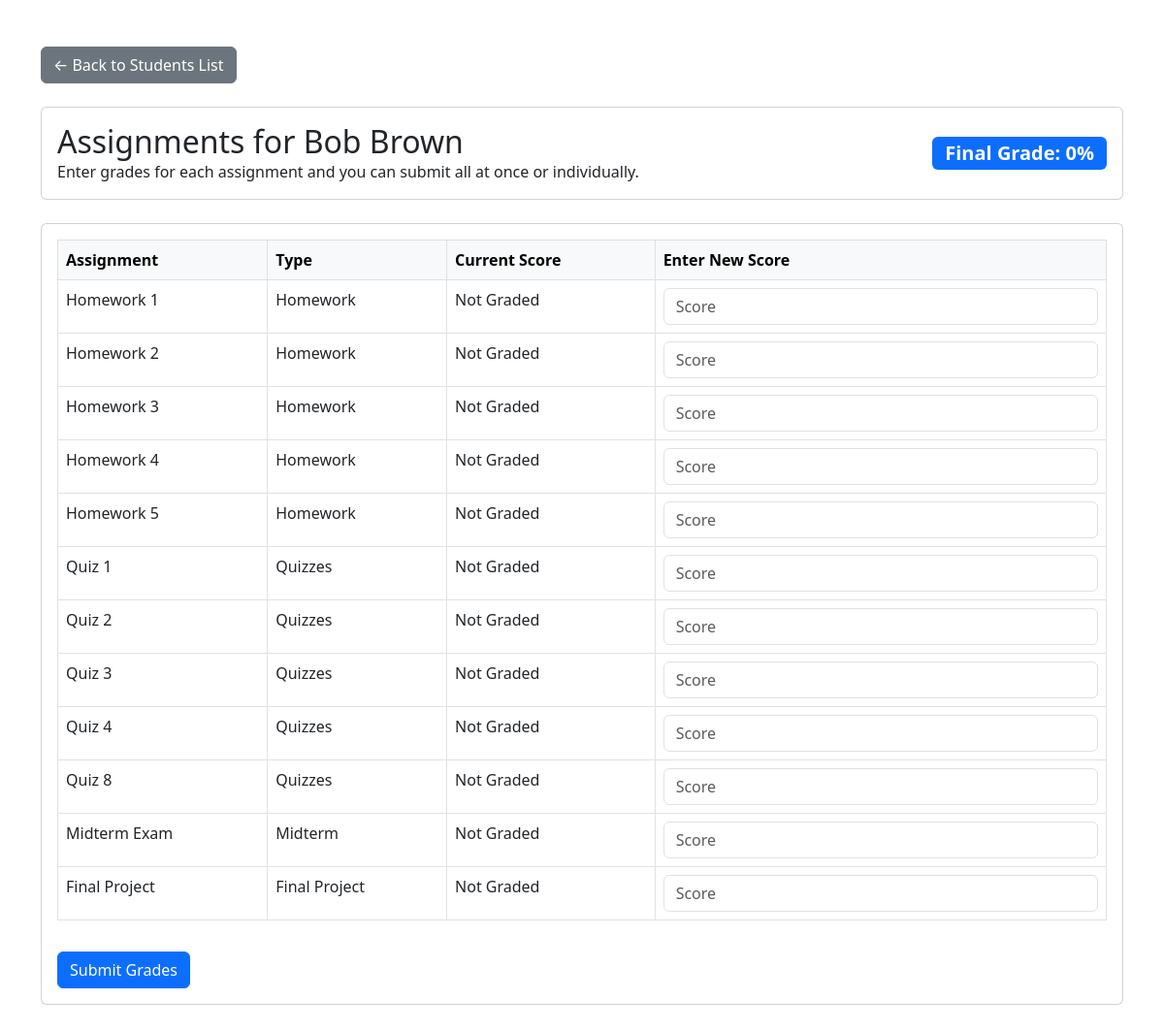
The page /student_assignments.php?student_id=4 (signed in) on the database its author committed.
### tables this page shows
CREATE TABLE IF NOT EXISTS Students (
    student_id INT PRIMARY KEY AUTO_INCREMENT,
    first_name VARCHAR(50) NOT NULL,
    last_name VARCHAR(50) NOT NULL,
    email VARCHAR(100) UNIQUE NOT NULL,
    password_hash VARBINARY(255) NOT NULL,  
    created_at TIMESTAMP DEFAULT CURRENT_TIMESTAMP
);

CREATE TABLE IF NOT EXISTS Assignments (
    assignment_id INT PRIMARY KEY AUTO_INCREMENT,
    assignment_type_id INT,
    teacher_id INT,  
    name VARCHAR(50) NOT NULL,
    max_score DECIMAL(5, 2) DEFAULT 100,
    due_date DATE NOT NULL,  
    creation_date TIMESTAMP DEFAULT CURRENT_TIMESTAMP,  
    FOREIGN KEY (assignment_type_id) REFERENCES AssignmentTypes(assignment_type_id)
        ON DELETE SET NULL
        ON UPDATE CASCADE,
    FOREIGN KEY (teacher_id) REFERENCES Teachers(teacher_id)
        ON DELETE SET NULL
        ON UPDATE CASCADE
);

CREATE TABLE IF NOT EXISTS AssignmentTypes (
    assignment_type_id INT PRIMARY KEY AUTO_INCREMENT,
    type_name VARCHAR(50) NOT NULL,
    weight DECIMAL(5, 2) NOT NULL CHECK (weight >= 0 AND weight <= 1),
    subject_id INT,  
    FOREIGN KEY (subject_id) REFERENCES Subjects(subject_id)
        ON DELETE SET NULL
        ON UPDATE CASCADE
);

### student_assignments.php (the view, shortened to what this page needs)
<!DOCTYPE html>
<html lang="en">
<head>
    <link href="https://cdn.jsdelivr.net/npm/bootstrap@5.3.0/dist/css/bootstrap.min.css" rel="stylesheet">
</head>
<body>
    <?php
    require 'db_connection.php';
    $student_id = $_GET['student_id'];
    $studentQuery = "
        SELECT s.first_name, s.last_name, sf.final_grade
        FROM Students s
        JOIN StudentFinalGrades sf ON s.student_id = sf.student_id
        WHERE s.student_id = ?
    ";
    $stmt = $conn->prepare($studentQuery);
    $stmt->bind_param("i", $student_id);
    $stmt->execute();
    $studentResult = $stmt->get_result();
    $student = $studentResult->fetch_assoc();
    $finalGrade = $student['final_grade'];
    $assignmentQuery = "
        SELECT a.assignment_id, a.name AS assignment_name, at.type_name, g.score
        FROM Assignments a
        JOIN AssignmentTypes at ON a.assignment_type_id = at.assignment_type_id
        LEFT JOIN Grades g ON a.assignment_id = g.assignment_id AND g.student_id = ?
        ORDER BY a.assignment_id, a.name";
    $assignmentStmt = $conn->prepare($assignmentQuery);
    $assignmentStmt->bind_param("i", $student_id);
    $assignmentStmt->execute();
    $assignmentsResult = $assignmentStmt->get_result();
    ?>
    <div class="container my-5">
        <div class="mb-4">
            <a href="teacher_dashboard.php" class="btn btn-secondary">&larr; Back to Students List</a>
        </div>
        <div class="card mb-4">
            <div class="card-body d-flex justify-content-between align-items-center">
                <div>
                    <h2 class="card-title mb-0">Assignments for <?php echo htmlspecialchars($student['first_name']) . " " . htmlspecialchars($student['last_name']); ?></h2>
                    <p class="card-text">Enter grades for each assignment and you can submit all at once or individually.</p>
                </div>
                <div>
                    <span class="badge bg-primary fs-5">
                        <?php echo is_numeric($finalGrade) ? "Final Grade: " . $finalGrade . "%" : "Final Grade: Not Available"; ?>
                    </span>
                </div>
            </div>
        </div>
        <form action="submit_grades.php" method="POST">
            <div class="card">
                <div class="card-body">
                    <table class="table table-bordered table-hover">
                        <thead class="table-light">
                            <tr>
                                <th>Assignment</th>
                                <th>Type</th>
                                <th>Current Score</th>
                                <th>Enter New Score</th>
                            </tr>
                        </thead>
                        <tbody>
                            <?php while ($assignment = $assignmentsResult->fetch_assoc()): ?>
                                <tr>
                                    <td><?php echo htmlspecialchars($assignment['assignment_name']); ?></td>
                                    <td><?php echo htmlspecialchars($assignment['type_name']); ?></td>
                                    <td><?php echo $assignment['score'] !== null ? htmlspecialchars($assignment['score']) : "Not Graded"; ?></td>
                                    <td>
                                        <input type="number" name="grades[<?php echo $assignment['assignment_id']; ?>]" class="form-control" min="0" placeholder="Score">
                                    </td>
                                </tr>
                            <?php endwhile; ?>
                        </tbody>
                    </table>
                    <button type="submit" class="btn btn-primary mt-3">Submit Grades</button>
                </div>
            </div>
        </form>
    </div>
</body>
</html>

### rows shown on the page
students: first_name "Bob", last_name "Brown"
assignments: name "Homework 1", assignment_type.type_name "Homework"
assignments: name "Homework 2", assignment_type.type_name "Homework"
assignments: name "Homework 3", assignment_type.type_name "Homework"
assignments: name "Homework 4", assignment_type.type_name "Homework"
assignments: name "Homework 5", assignment_type.type_name "Homework"
assignments: name "Quiz 1", assignment_type.type_name "Quizzes"
assignments: name "Quiz 2", assignment_type.type_name "Quizzes"
assignments: name "Quiz 3", assignment_type.type_name "Quizzes"
assignments: name "Quiz 4", assignment_type.type_name "Quizzes"
assignments: name "Quiz 8", assignment_type.type_name "Quizzes"
assignments: name "Midterm Exam", assignment_type.type_name "Midterm"
assignments: name "Final Project", assignment_type.type_name "Final Project"

### other values the page prints
$finalGrade "0"
